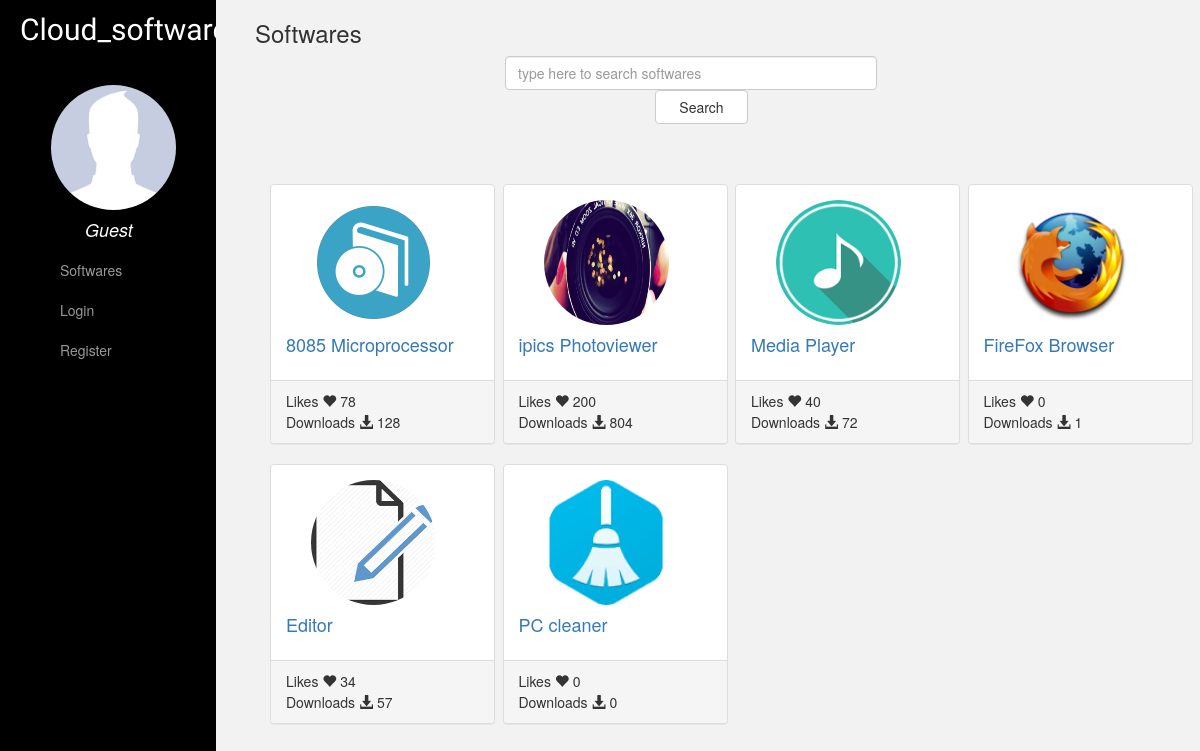
The app's page /index/ with its own data.
### General/models.py (models this page shows, shortened)
class Softwares(models.Model):
    own_by = models.ForeignKey(Users,on_delete = models.CASCADE )
    name = models.CharField(max_length=50)
    description = models.CharField(max_length=250)
    requirements = models.CharField(max_length=300)
    likes = models.IntegerField(default=0)
    download =models.IntegerField(default=0)
    cover_pic = models.FileField(default='software-icon-30.png', blank=True)
    zip_file = models.FileField()

### General/views.py (the view)
# urls.py: url(r'^index/', include('General.urls')),
def index(request):
    s = Softwares.objects.all()
    return render(request, template_name='General/base_general.html',context={'soft_det':s})

### General/templates/General/base_general.html (shortened to what this page needs)
{% extends 'General/index.html'%}
{% load staticfiles %}
{% block leftbar %}
<img class="circular-square" src="{% static 'img/default.jpg' %}" height="125px" width="125px">
<i><h4 style="color:white; margin-left:85px;"> Guest</h4></i>
<ul>
<li class="active"><a href="{% url 'g_softwares'%}">Softwares</a></li>
<li><a href="{% url 'log_pg'%}">Login</a></li>
<li><a href="{% url 'reg_pg' %}">Register</a></li>
</ul>
{% endblock %}
{% block rightbar %}
<h3>Softwares</h3>
<form action="{% url 'g_softwares1' %}" method="post">
<input class="form-control" style="width:40%; margin-left:250px " type="text" name= "search" placeholder="type here to search softwares">
<input type="submit" style="width:10% ;margin-left:400px"class="btn btn-default" value="Search">
</form>
 <br> <br><br>
{% for s in soft_det %}
<div class="col-sm-4 col-md-3">
   <div class="panel panel-default">
      <a href="{% url 'g_softwares_view' s.id %}">
      <div class="panel-body">
         <img class="circular-square" style="margin-left:25px;" src="{{ s.cover_pic.url }}" height="125px" width="125px" >
         <h4>{{ s.name }}</h4>
       </div>
      </a>
      <div class="panel-footer">Likes <label class="glyphicon glyphicon-heart" id='pa_label'></label>   {{ s.likes }} <br>
      Downloads <label class="glyphicon glyphicon-download-alt" id='pa_label'></label>  {{ s.download }}</div>
   </div>
</div>
{% endfor %}
{% endblock %}

### General/templates/General/index.html (shortened to what this page needs)
<!DOCTYPE html>
<html lang="en">
<head>
	{% load staticfiles %}
    <link rel="stylesheet" href="http://maxcdn.bootstrapcdn.com/bootstrap/3.3.4/css/bootstrap.min.css">
</head>
<body>
    <div id="wrapper">
        <div class="float-left" style="float:left; width: 20% ;height: 100vh">
        <div id="sidebar-wrapper">
            <ul class="sidebar-nav">
                <li class="sidebar-brand">
                    <a href="#" style="font-family: Satisfy; font-size :30px">Cloud_softwares
                    </a>
                </li>
                <br>
                {% block leftbar%}
                {% endblock%}
            </ul>
        </div>
</div>
            <div class="float-left" style="float:right; width: 80%;height: 100vh">
        <div id="page-content-wrapper">
            <div class="container-fluid">
                        {% block rightbar%}
                        {% endblock%}
            </div>
        </div>
      </div>
    </div>
</body>
</html>

### General/templates/General/index.html (style rules this page uses)
body { background-color: #f2f2f2; }
#sidebar-wrapper { z-index: 1000; position: fixed; width: 18%; height: 100%; overflow-y: auto; background: #000; color: #000; display:block; }
#page-content-wrapper { width: 100%; position: absolute; padding: 250px; background-color: #f2f2f2; }
.float-left { background-color: #f2f2f2; }
.circular-square { border-radius: 50%; margin-left: 130%; height: 125px; width: 125px; }
.panel { width: 225px; }
.sidebar-nav { position: absolute; top: 0; width: 18%; margin: 0; padding: 0; list-style: none; }
.sidebar-nav li { text-indent: 20px; line-height: 40px; }
.sidebar-nav li a { display: block; text-decoration: none; color: #999999; }
.sidebar-nav > .sidebar-brand { height: 65px; font-size: 18px; line-height: 60px; }
.sidebar-nav > .sidebar-brand a { color: #999999; }
@media (min-width:768px) { #sidebar-wrapper { width: 18%; } }
@media (min-width:768px) { #page-content-wrapper { padding: 0px; position: relative; } }

### records on screen
Softwares: cover_pic (picture), name "8085 Microprocessor", likes "78", download "128"
Softwares: cover_pic (picture), name "ipics Photoviewer", likes "200", download "804"
Softwares: cover_pic (picture), name "Media Player", likes "40", download "72"
Softwares: cover_pic (picture), name "FireFox Browser", likes "0", download "1"
Softwares: cover_pic (picture), name "Editor", likes "34", download "57"
Softwares: cover_pic (picture), name "PC cleaner", likes "0", download "0"
